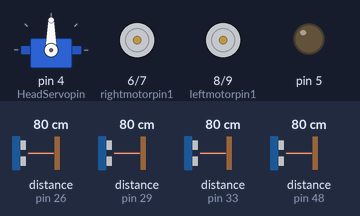
Recording of a sketch running on a simulated Arduino Mega 2560, built with avr-gcc and run on an emulated ATmega2560. On the bench: servo, motor-driver pin pairs drawn as motors (green arrow = first pin HIGH = forward, orange = second pin HIGH = backward, longer = more drive), output pins drawn as LEDs (lit = HIGH). Inputs (shaded band) come from the test bench; at power-on: distance to the obstacle (sensors on pin 26, pin 33, pin 29, pin 48) 80 cm. The echo pulse lasts 58.3 µs per cm.

Above: at 0.1 s.
At 1.3 s:
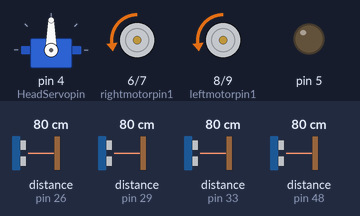
1.4 s: distance to the obstacle (sensor on pin 26) set to 32 cm
2.9 s: distance to the obstacle (sensor on pin 26) set to 27 cm
At 3.33 s:
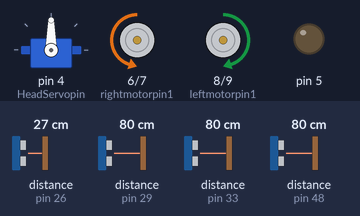
5.9 s: distance to the obstacle (sensor on pin 33) set to 2 cm
8.9 s: distance to the obstacle (sensor on pin 33) set to 35 cm
11.9 s: distance to the obstacle (sensor on pin 33) set to 4 cm
Timing chart, 0 to 15.9 s (numbered marks = the images above; inputs shaded):
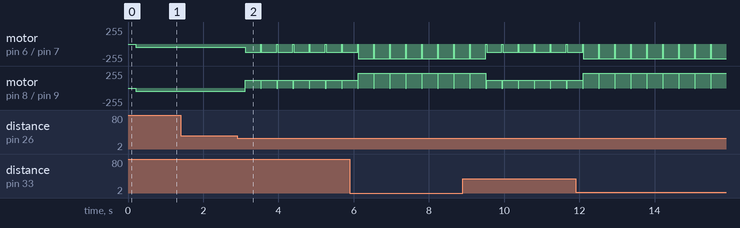

The sketch:

NewPing4Sensors_OBS.ino
```cpp
// ---------------------------------------------------------------------------
// This example code was used to successfully communicate with 15 ultrasonic sensors. You can adjust
// the number of sensors in your project by changing SONAR_NUM and the number of NewPing objects in the
// "sonar" array. You also need to change the pins for each sensor for the NewPing objects. Each sensor
// is pinged at 33ms intervals. So, one cycle of all sensors takes 495ms (33 * 15 = 495ms). The results
// are sent to the "oneSensorCycle" function which currently just displays the distance data. Your project
// would normally process the sensor results in this function (for example, decide if a robot needs to
// turn and call the turn function). Keep in mind this example is event-driven. Your complete sketch needs
// to be written so there's no "delay" commands and the loop() cycles at faster than a 33ms rate. If other
// processes take longer than 33ms, you'll need to increase PING_INTERVAL so it doesn't get behind.
// ---------------------------------------------------------------------------
#include <NewPing.h>
#include <Servo.h>         //servo library

#define telem Serial3

Servo headservo;
const int HeadServopin = 4; // signal input of headservo
//const int head_tilt_pin = 3; // signal input for headservo tilt
//sets up servo angles
const int head_fwd = 90; // center is 80 until i fix
const int head_lft = 0;
const int head_rt = 180;
const int head_ldiag = 45;
const int head_rdiag = 135;

#define SONAR_NUM     4    // Number or sensors.
#define MAX_DISTANCE 500   // Maximum distance (in cm) to ping.
#define PING_INTERVAL 33   // Milliseconds between sensor pings (29ms is about the min to avoid cross-sensor echo).

unsigned long pingTimer[SONAR_NUM]; // Holds the times when the next ping should happen for each sensor.
unsigned int cm[SONAR_NUM];         // Where the ping distances are stored.
uint8_t currentSensor = 0;          // Keeps track of which sensor is active.

uint8_t obs_array[5];
//const int obsDist = 27;
const int obsDist = 31;
const int sidedistancelimit = 25;
unsigned int cm_head[5];

NewPing sonar[SONAR_NUM] = {     // Sensor object array.
  NewPing(27, 26, MAX_DISTANCE), //lower left sensor
  NewPing(32, 33, MAX_DISTANCE), //front middle sensor
  NewPing(28, 29, MAX_DISTANCE), //lower right sensor
  NewPing(49, 48, MAX_DISTANCE), // Each sensor's trigger pin, echo pin, and max distance to ping.
};

//Motor control
const int leftmotorpin1 = 8; //signal output of Dc motor driven plate
const int leftmotorpin2 = 9;
const int rightmotorpin1 = 6;
const int rightmotorpin2 = 7;
const int motor_speed = 50;

void setup() {
  telem.begin(9600);


  pingTimer[0] = millis() + 75;           // First ping starts at 75ms, gives time for the Arduino to chill before starting.
  for (uint8_t i = 1; i < SONAR_NUM; i++) // Set the starting time for each sensor.
    pingTimer[i] = pingTimer[i - 1] + PING_INTERVAL;

  //signal output port
  for (int pinindex = 5; pinindex < 10; pinindex++) {
    pinMode(pinindex, OUTPUT); // set pins 5 to 10 as outputs
  }

  // headservo interface
  headservo.attach(HeadServopin);
  headservo.write(head_fwd);
  delay(100);

}

void loop() {
  for (uint8_t i = 0; i < SONAR_NUM; i++) { // Loop through all the sensors.
    if (millis() >= pingTimer[i]) {         // Is it this sensor's time to ping?
      pingTimer[i] += PING_INTERVAL * SONAR_NUM;  // Set next time this sensor will be pinged.
      if (i == 0 && currentSensor == SONAR_NUM - 1) oneSensorCycle(); // Sensor ping cycle complete, do something with the results.
      sonar[currentSensor].timer_stop();          // Make sure previous timer is canceled before starting a new ping (insurance).
      currentSensor = i;                          // Sensor being accessed.
      cm[currentSensor] = 0;                      // Make distance zero in case there's no ping echo for this sensor.
      sonar[currentSensor].ping_timer(echoCheck); // Do the ping (processing continues, interrupt will call echoCheck to look for echo).
    }
  }
  // The rest of your code would go here.
}

void echoCheck() { // If ping received, set the sensor distance to array.
  if (sonar[currentSensor].check_timer())
    cm[currentSensor] = sonar[currentSensor].ping_result / US_ROUNDTRIP_CM;
}

void oneSensorCycle() { // Sensor ping cycle complete, do something with the results.
  for (uint8_t i = 0; i < SONAR_NUM; i++) {
    telem.print(i);
    telem.print("=");
    telem.print(cm[i]);
    telem.print("cm ");
  }
  telem.println();
  for (uint8_t i = 0; i < SONAR_NUM; i++) {
    if(cm[i] < obsDist) {
      obs_array[i] = 1;
    } else {
      obs_array[i] = 0;}
    telem.print(obs_array[i]);
    telem.print("  ");
  }
  telem.println();

  decide_direction();
}

void decide_direction() {
  if(obs_array[3] == 1 && obs_array[0] == 0 && obs_array[1] == 0 && obs_array[2] == 0) {
       telem.println("OBSTACLE HEIGHT - STOP or REVERSE");
       //head_distance();
       return;
     }
  if(obs_array[0] == 1 && obs_array[2] == 1) {
       telem.println("STOP or Reverse ");
       totalhalt();
       //head_distance();
       return;
   }
  if(obs_array[3] == 0 && obs_array[0] == 0 && obs_array[1] == 0 && obs_array[2] == 0) {
       telem.println("NO OBSTACLES");
       moveForward();
       return;
   }
  if(obs_array[0] == 1  && obs_array[1] == 0  && obs_array[2] == 0) {
       telem.println("33% Left Blocked");
       totalhalt();
       body_rturn(120);
       totalhalt();
       return;
   }
  if(obs_array[0] == 0  && obs_array[1] == 0  && obs_array[2] == 1) {
       telem.println("33% Right Blocked");
       totalhalt();
       body_lturn(120);
       totalhalt();
       return;
   }
  if(obs_array[0] == 1  && obs_array[1] == 1  && obs_array[2] == 0) {
       telem.println("50% Left Blocked");
       totalhalt();
       body_rturn(220);
       totalhalt();
       return;
   }
  if(obs_array[0] == 0  && obs_array[1] == 1  && obs_array[2] == 1) {
       telem.println("50% Right Blocked");
       totalhalt();
       body_lturn(220);
       totalhalt();
       return;
   }
}

// forward
void moveForward() {
   analogWrite(leftmotorpin1, 0);//Changed these to analog write for slower, was 120
   analogWrite(leftmotorpin2, motor_speed);
   analogWrite(rightmotorpin1, 0);
   analogWrite(rightmotorpin2, motor_speed);
   telem.println("Moving Forward");
}

//backward
void backup() {
  telem.println("Backing Up");
  analogWrite(leftmotorpin1, motor_speed);//Changed these to analog write for slower
  analogWrite(leftmotorpin2, 0);
  analogWrite(rightmotorpin1, motor_speed);
  analogWrite(rightmotorpin2, 0);

  totalhalt();
}

void totalhalt() {
  digitalWrite(leftmotorpin1, HIGH);
  digitalWrite(leftmotorpin2, HIGH);
  digitalWrite(rightmotorpin1, HIGH);
  digitalWrite(rightmotorpin2, HIGH);
  return;
}

//turn left
void body_lturn(int turnSpeed) {
  analogWrite(leftmotorpin1, 0);
  analogWrite(leftmotorpin2, turnSpeed);
  analogWrite(rightmotorpin1, turnSpeed);
  analogWrite(rightmotorpin2, 0);
  telem.println("Turning Left");
  delay(400);
}

//turn right
void body_rturn(int turnSpeed) {
  analogWrite(leftmotorpin1, turnSpeed);
  analogWrite(leftmotorpin2, 0);
  analogWrite(rightmotorpin1, 0);
  analogWrite(rightmotorpin2, turnSpeed);
  telem.println("Turning Right");
  delay(400);
}

void head_distance() {
    headservo.write(head_lft);
    cm_head[0]=sonar[3].ping_result / US_ROUNDTRIP_CM;
    delay(550);

    headservo.write(head_ldiag);
    cm_head[1]=sonar[3].ping_result / US_ROUNDTRIP_CM;
    delay(550);

    headservo.write(head_fwd);
    cm_head[2]=sonar[3].ping_result / US_ROUNDTRIP_CM;
    delay(550);

    headservo.write(head_rdiag);
    cm_head[3]=sonar[3].ping_result / US_ROUNDTRIP_CM;
    delay(550);

    headservo.write(head_rt);
    cm_head[4]=sonar[3].ping_result / US_ROUNDTRIP_CM;
    delay(550);

    headservo.write(head_fwd);

  for (uint8_t i = 0; i < 5; i++) {
    telem.print(i);
    telem.print("=");
    telem.print(cm_head[i]);
    telem.print("cm Head");
  }
  telem.println();

  decide_direction_head();
}

void decide_direction_head() {
  totalhalt();

  //if(obs_array[0] == 1 && obs_array[1] == 1 && obs_array[2] == 1 && obs_array[3] == 1 && obs_array[4] == 1) {
  //     telem.println("All Directions Blocke - REVERSE");
  //     backup();
  //     return;
  // }

  if(cm_head[0] > cm_head[4] &&  cm_head[0] > cm_head[2] ) {
       telem.println("Head - turn left ");
       body_lturn(220);
       return;
   }

  if(cm_head[4] > cm_head[0] &&  cm_head[4] > cm_head[0] ) {
       telem.println("Head - turn right");
       body_rturn(220);
       return;
   }

  if(cm_head[1] > cm_head[3] &&  cm_head[1] > cm_head[2] ) {
       telem.println("Head - turn left ");
       body_lturn(220);
       return;
   }

  if(cm_head[3] > cm_head[1] &&  cm_head[3] > cm_head[0] ) {
       telem.println("Head - turn right");
       body_rturn(220);
       return;
   }

  if (cm_head[4] < sidedistancelimit && cm_head[0] < sidedistancelimit && cm_head[2] < obsDist) {
      backup();
      return;
  }
}
```

Measured:
- the behaviour switches between 31 and 30 cm on distance to the obstacle (sensor on pin 26) (found by bisection; images 1 and 2)
- after the input at 1.4 s, every drawn part: stays the same
- after the input at 2.9 s, motor on pin 6 (rightmotorpin1) / pin 7 (rightmotorpin2): alternates backward 120/255 for 0.41 s and stopped for 0.02 s, starting after 0.21 s; motor on pin 8 (leftmotorpin1) / pin 9 (leftmotorpin2): alternates forward 120/255 for 0.41 s and stopped for 0.02 s, starting after 0.21 s
